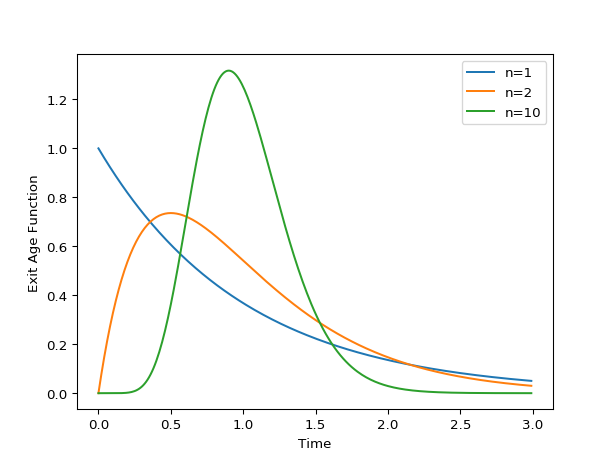

Here is the Python script that generated this plot:
import matplotlib.pyplot as plt
import rtdpy
for n in [1, 2, 10]:
    a = rtdpy.Ncstr(tau=1, n=n, dt=.01, time_end=3)
    plt.plot(a.time, a.exitage, label=f"n={n}")
plt.xlabel('Time')
plt.ylabel('Exit Age Function')
plt.legend()
plt.show()
